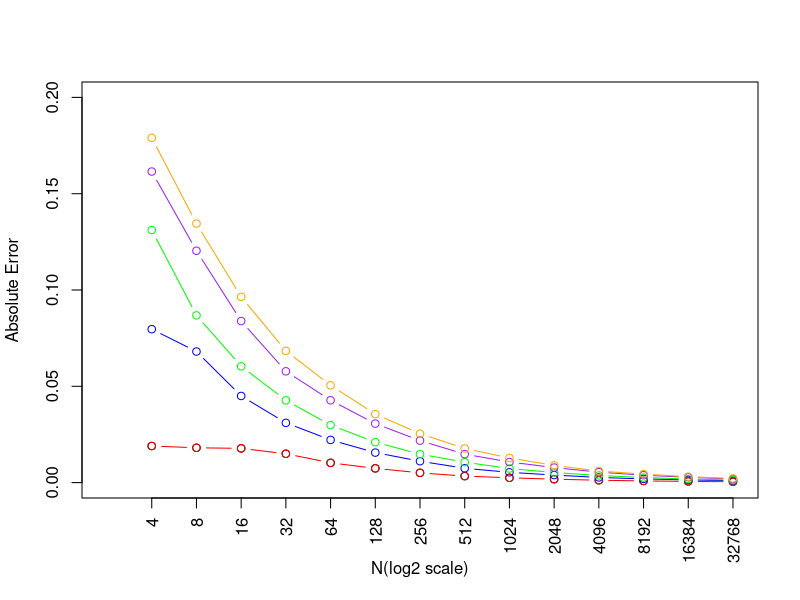
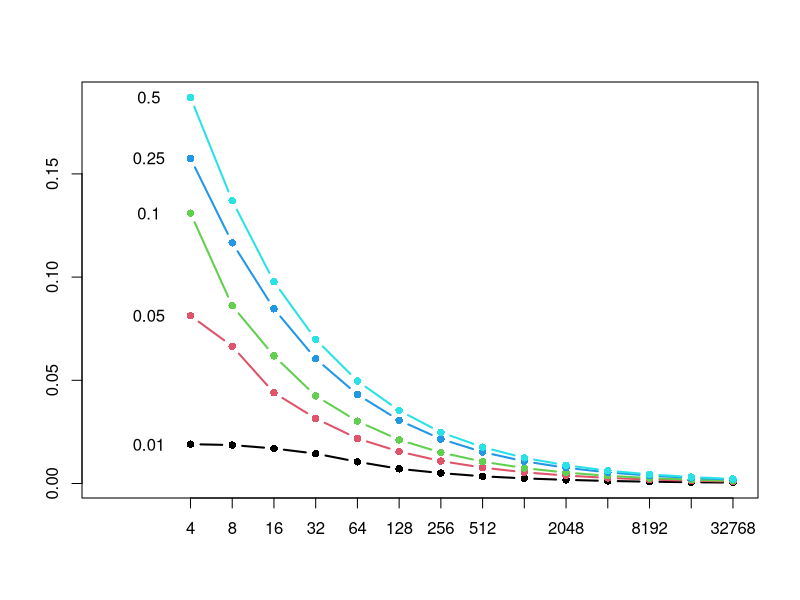
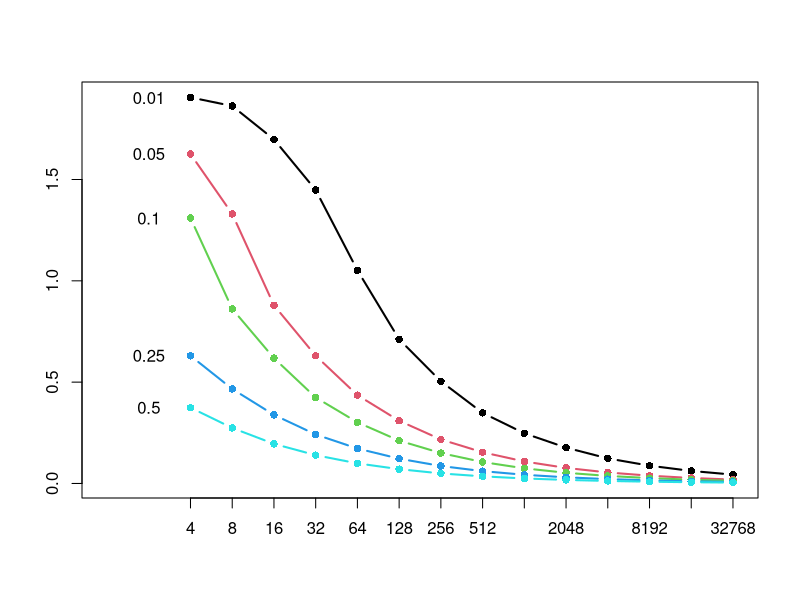
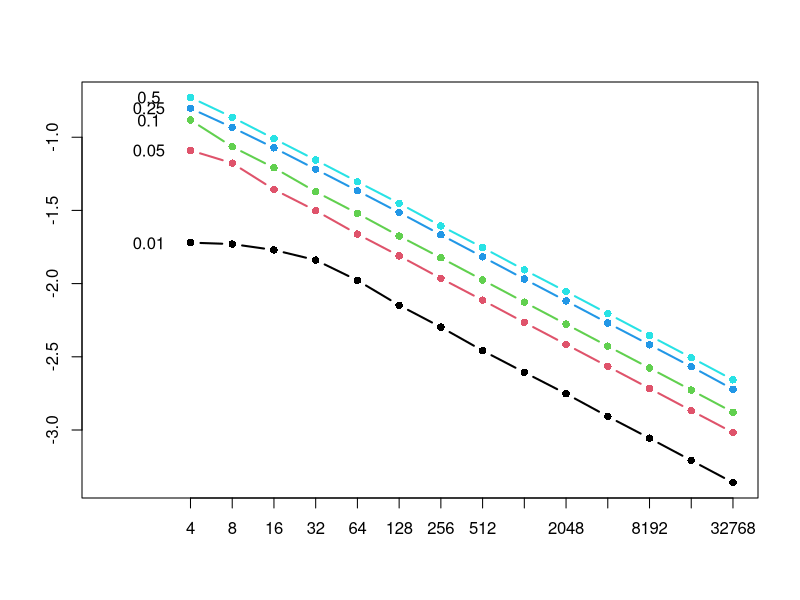
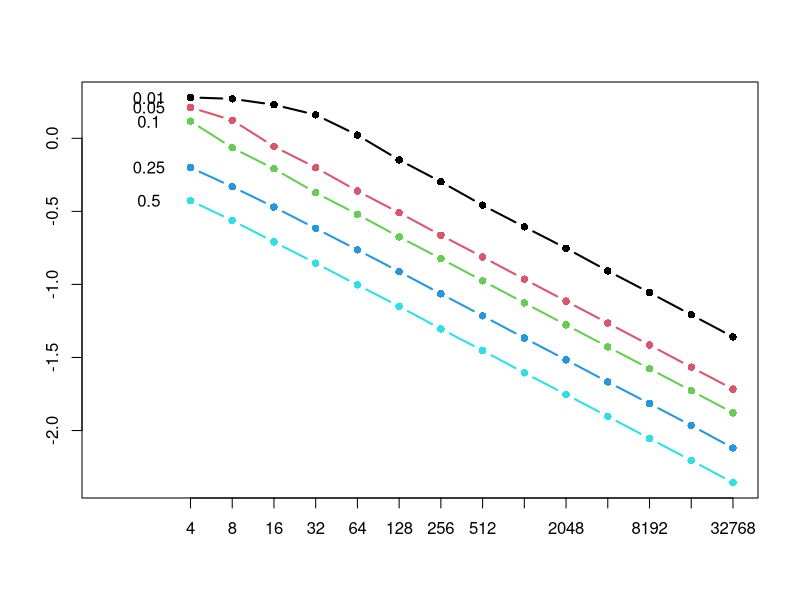

The R script that drew these images, in order:
## ---- chunk 1
library(tidyverse)
## ---- chunk 2


p <- c(0.01,0.05,0.1, 0.25, 0.5)
R <-c(2^(2:15))
#set as a matrix so p1 p2 etc with r1 r2
abserr <- matrix(NA,length(R), length(p))
relerr <- matrix(NA,length(R), length(p))


for(i in 1:length(p)){
  for(j in 1:length(R)){
      abserr[j,i] <- mean(abs((rbinom(10000,R[j],p[i])/R[j])-p[i]))
      relerr[j,i] <- abserr[j,i]/p[i]
  }
}

n <- rep(NA,14)
for(i in 1:14){
 n[i] <-2^(i+1)
}
M <- matrix(NA,14,5)
p <- c(0.01, 0.05, 0.10, 0.25, 0.50)
for(x in 1:length(p)){
 for(y in 1:length(n)){
   TestSample <- rep(NA,1000)
   for(z in 1:1000){
     TestSample[z] <- abs(rbinom(1, n[y],p[x])/n[y]-p[x])
   }
   M[y,x]<- mean(TestSample)
 }

}
plot(M[,1], xlim = c(0,14),ylim = c(0,0.2),xaxt="n",xlab = "N(log2 scale)",ylab="Absolute Error")
lname <- p
xname <- n
axis(1, at=1:14,las=2,lab=xname)
lines(M[,1],col="red",type = "b")
lines(M[,2],col="blue",type = "b")
lines(M[,3],col="green",type = "b")
lines(M[,4],col="purple",type = "b")
lines(M[,5],col="orange",type = "b")
## ---- chunk 3
ss1<-expand.grid(N = 2^(2:15)
            ,p = c(0.01,0.25,0.1,0.05,0.5)
            ,mae= NA_real_
            ,mre=NA_real_)

one_calc <- function(N,p){
  Y<- rbinom(100000,N,p)
  phat <- Y/N
  abs_error <- abs(phat-p)
  rel_error<- abs_error/p
  c(mean(abs_error),mean(rel_error))
}

for(i in 1:nrow(ss1)){
  ss1[i,c("mae","mre")] <- one_calc(ss1[i,"N"],ss1[i,"p"])
}

ss1$xlog2 <- log2(ss1$N)
## ---- chunk 4

plot.new()
plot.window(xlim=c(0,15) , ylim= range(ss1$mae))
axis(1, 2:15, 2^(2:15))
axis(2)
box()
l1 <- ss1 %>% split(.$p) #split it on p (list of 5 data frames)

for (j in seq_along(l1)){
  lines(l1[[j]] $ xlog2 , l1[[j]]$mae, type="b", pch=16,
        col=j, lwd=2, text(1, l1[[j]]$mae[1], l1[[j]]$p[1]))
}
## ---- chunk 5
plot.new()
plot.window(xlim=c(0,15) , ylim= range(ss1$mre))
axis(1, 2:15, 2^(2:15))
axis(2)
box()
l1 <- ss1 %>% split(.$p) #split it on p (list of 5 data frames)

for (j in seq_along(l1)){
  lines(l1[[j]] $ xlog2 , l1[[j]]$mre ,type="b", pch=16,
        col=j, lwd=2, text(1, l1[[j]]$mre[1], l1[[j]]$p[1] ))
}
## ---- chunk 6
ss1$mae_log = log10(ss1$mae)
plot.new()
plot.window(xlim=c(0,15) , ylim= range(ss1$mae_log))
axis(1, 2:15, 2^(2:15))
axis(2)
box()
l1 <- ss1 %>% split(.$p) #split it on p (list of 5 data frames)

for (j in seq_along(l1)){
  lines(l1[[j]] $ xlog2 , l1[[j]]$mae_log, type="b", pch=16,
        col=j, lwd=2, text(1, l1[[j]]$mae_log[1], l1[[j]]$p[1]))
}
## ---- chunk 7
ss1$mre_log = log10(ss1$mre)
plot.new()
plot.window(xlim=c(0,15) , ylim= range(ss1$mre_log))
axis(1, 2:15, 2^(2:15))
axis(2)
box()
l1 <- ss1 %>% split(.$p) #split it on p (list of 5 data frames)

for (j in seq_along(l1)){
  lines(l1[[j]] $ xlog2 , l1[[j]]$mre_log, type="b", pch=16,
        col=j, lwd=2, text(1, l1[[j]]$mre_log[1], l1[[j]]$p[1]))
}
